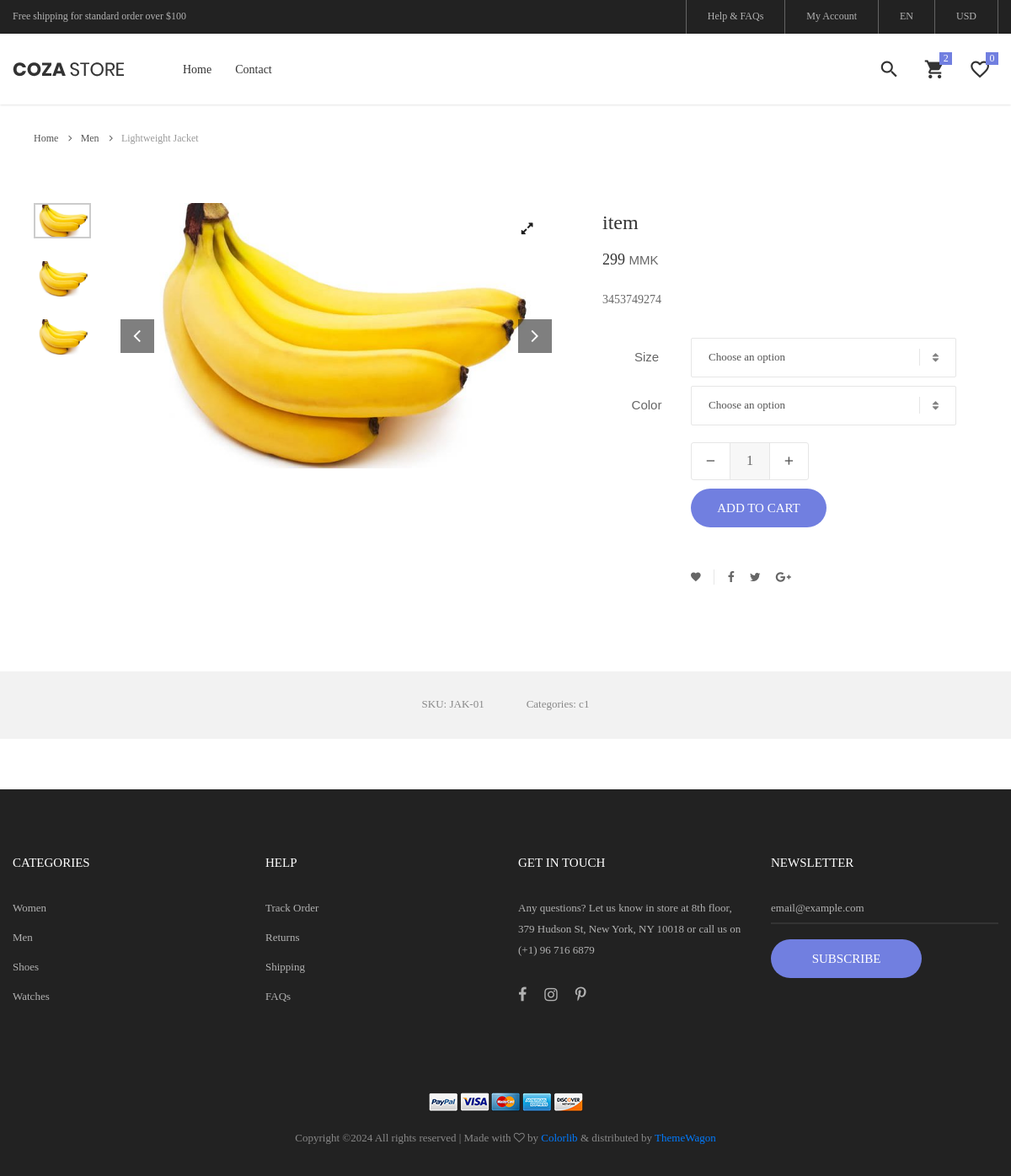
Page /productdetail/1/ on the earlier database version.
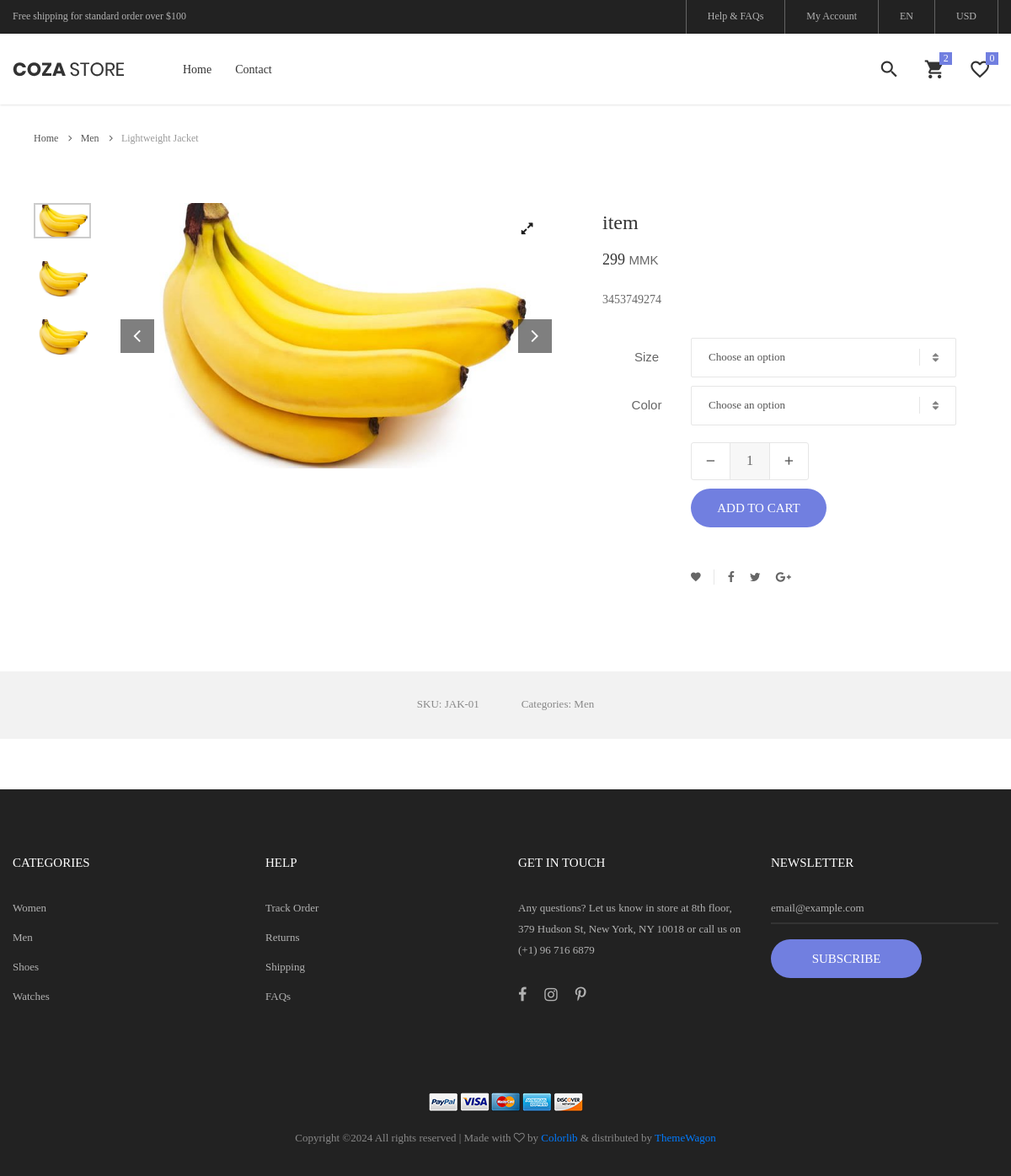
Same page on the later database version.
### myapp/models.py (models this page shows)
class item(models.Model):
    itemname = models.CharField(max_length=255)
    category = models.ForeignKey(category, on_delete=models.CASCADE)
    price = models.PositiveIntegerField(default=0)
    description = models.CharField(max_length=255)
    photo1 = models.ImageField(upload_to='item/', blank=True, null=True)
    photo2 = models.ImageField(upload_to='item/', blank=True, null=True)
    photo3 = models.ImageField(upload_to='item/', blank=True, null=True)
    photo4 = models.ImageField(upload_to='item/', blank=True, null=True)
    created_at = models.DateTimeField(auto_now_add=True)
    updated_at = models.DateTimeField(auto_now=True)

class category(models.Model):
    categoryname = models.CharField(max_length=255)
    created_at = models.DateTimeField(auto_now_add=True)
    updated_at = models.DateTimeField(auto_now=True)
    def __str__(self):
        return self.categoryname

### myapp/views.py (the view)
# urls.py: path('productdetail/<int:pk>/', productdetail.as_view(), name='productdetail'),
class productdetail(View):
    def get(self, request, pk):
        itm = item.objects.get(id=pk)
        icol = ItmColor.objects.filter(items=itm)
        isize = ItmSize.objects.filter(items=itm)
        cart_id = self.request.session.get('cart_id', None)
        if cart_id:
            cart = Cart.objects.get(id=cart_id)
            ccnt = CartProduct.objects.filter(cart=cart).count()
        else:
            cart = None
            ccnt = 0
        context = {'itm':itm, 'icol':icol, 'isize':isize, 'cart':cart, 'ccnt':ccnt}
        return render(request, 'shop/product-detail.html', context)

### templates/shop/product-detail.html (shortened to what the changed rows need)
{% load static %}
<!DOCTYPE html>
<html lang="en">
<head>
	<link rel="stylesheet" type="text/css" href="{% static 'shop/vendor/bootstrap/css/bootstrap.min.css' %}">
	<link rel="stylesheet" type="text/css" href="{% static 'shop/fonts/font-awesome-4.7.0/css/font-awesome.min.css' %}">
	<link rel="stylesheet" type="text/css" href="{% static 'shop/fonts/iconic/css/material-design-iconic-font.min.css' %}">
	<link rel="stylesheet" type="text/css" href="{% static 'shop/fonts/linearicons-v1.0.0/icon-font.min.css' %}">
	<link rel="stylesheet" type="text/css" href="vendor/animate/animate.css' %}">
	<link rel="stylesheet" type="text/css" href="{% static 'shop/vendor/css-hamburgers/hamburgers.min.css' %}">
	<link rel="stylesheet" type="text/css" href="{% static 'shop/vendor/animsition/css/animsition.min.css' %}">
	<link rel="stylesheet" type="text/css" href="{% static 'shop/vendor/select2/select2.min.css' %}">
	<link rel="stylesheet" type="text/css" href="{% static 'shop/vendor/daterangepicker/daterangepicker.css' %}">
	<link rel="stylesheet" type="text/css" href="{% static 'shop/vendor/slick/slick.css' %}">
	<link rel="stylesheet" type="text/css" href="{% static 'shop/vendor/MagnificPopup/magnific-popup.css' %}">
	<link rel="stylesheet" type="text/css" href="{% static 'shop/vendor/perfect-scrollbar/perfect-scrollbar.css' %}">
	<link rel="stylesheet" type="text/css" href="{% static 'shop/css/util.css' %}">
	<link rel="stylesheet" type="text/css" href="{% static 'shop/css/main.css' %}">
</head>
<body class="animsition">
	<section class="sec-product-detail bg0 p-t-65 p-b-60">
		<div class="container">
			<div class="row">
				<div class="col-md-6 col-lg-7 p-b-30">
					<div class="p-l-25 p-r-30 p-lr-0-lg">
						<div class="wrap-slick3 flex-sb flex-w">
							<div class="slick3 gallery-lb">
								<div class="item-slick3" data-thumb="{{itm.photo1.url}}">
									<div class="wrap-pic-w pos-relative">
										<img src="{{itm.photo1.url}}" alt="IMG-PRODUCT">
										<a class="flex-c-m size-108 how-pos1 bor0 fs-16 cl10 bg0 hov-btn3 trans-04" href="{{itm.photo1.url}}">
											<i class="fa fa-expand"></i>
										</a>
									</div>
								</div>
							</div>
						</div>
					</div>
				</div>
				<div class="col-md-6 col-lg-5 p-b-30" id="itmdetail">
					<div class="p-r-50 p-t-5 p-lr-0-lg itmlist">
						<h4 class="mtext-105 cl2 js-name-detail p-b-14">
							 <span class="itmname">{{itm.itemname}}</span>
						</h4>
						<span class="mtext-106 cl2 ">
							{{itm.price}}
						</span>MMK
						<p class="stext-102 cl3 p-t-23">
							{{itm.description}}
						</p>
						<div class="p-t-33">
							<div class="flex-w flex-r-m p-b-10">
							</div>
							<div class="flex-w flex-r-m p-b-10">
							</div>
							<div class="flex-w flex-r-m p-b-10">
							</div>
						</div>
						<div class="flex-w flex-m p-l-100 p-t-40 respon7">
							<div class="flex-m bor9 p-r-10 m-r-11">
							</div>
							<a href="#" class="fs-14 cl3 hov-cl1 trans-04 lh-10 p-lr-5 p-tb-2 m-r-8 tooltip100" data-tooltip="Facebook">
							</a>
							<a href="#" class="fs-14 cl3 hov-cl1 trans-04 lh-10 p-lr-5 p-tb-2 m-r-8 tooltip100" data-tooltip="Twitter">
							</a>
							<a href="#" class="fs-14 cl3 hov-cl1 trans-04 lh-10 p-lr-5 p-tb-2 m-r-8 tooltip100" data-tooltip="Google Plus">
							</a>
						</div>
					</div>
				</div>
			</div>
		</div>
		<div class="bg6 flex-c-m flex-w size-302 m-t-73 p-tb-15">
			<span class="stext-107 cl6 p-lr-25">
				SKU: JAK-01
			</span>
			<span class="stext-107 cl6 p-lr-25">
				Categories: {{itm.category}}
			</span>
		</div>
	</section>
</body>
</html>

Differences in the rows shown:
changed through a linked row, item "item": category "c1" → "Men"
